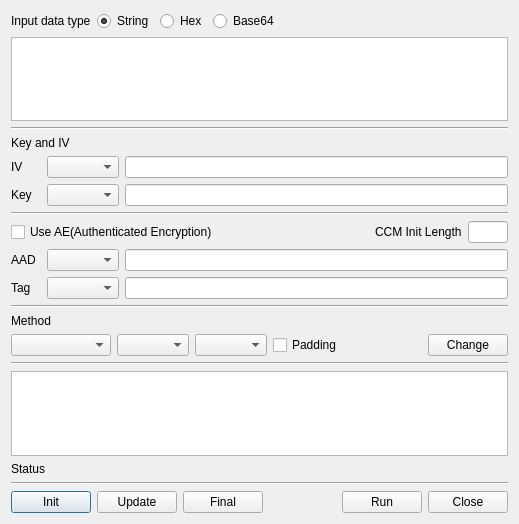
<?xml version="1.0" encoding="UTF-8"?>
<ui version="4.0">
 <class>EncDecDlg</class>
 <widget class="QDialog" name="EncDecDlg">
  <property name="geometry">
   <rect>
    <x>0</x>
    <y>0</y>
    <width>519</width>
    <height>524</height>
   </rect>
  </property>
  <property name="windowTitle">
   <string>Encrypt / Decrypt</string>
  </property>
  <layout class="QGridLayout" name="gridLayout">
   <item row="9" column="0" colspan="5">
    <layout class="QHBoxLayout" name="horizontalLayout_7">
     <item>
      <widget class="QLabel" name="label_6">
       <property name="minimumSize">
        <size>
         <width>30</width>
         <height>0</height>
        </size>
       </property>
       <property name="text">
        <string>AAD</string>
       </property>
      </widget>
     </item>
     <item>
      <widget class="QComboBox" name="mAADTypeCombo"/>
     </item>
     <item>
      <widget class="QLineEdit" name="mAADText"/>
     </item>
    </layout>
   </item>
   <item row="7" column="0" colspan="5">
    <widget class="Line" name="line_3">
     <property name="orientation">
      <enum>Qt::Horizontal</enum>
     </property>
    </widget>
   </item>
   <item row="18" column="0" colspan="5">
    <layout class="QHBoxLayout" name="horizontalLayout_6">
     <property name="topMargin">
      <number>0</number>
     </property>
     <item>
      <widget class="QPushButton" name="mInitBtn">
       <property name="text">
        <string>Init</string>
       </property>
      </widget>
     </item>
     <item>
      <widget class="QPushButton" name="mUpdateBtn">
       <property name="text">
        <string>Update</string>
       </property>
      </widget>
     </item>
     <item>
      <widget class="QPushButton" name="mFinalBtn">
       <property name="text">
        <string>Final</string>
       </property>
      </widget>
     </item>
     <item>
      <spacer name="horizontalSpacer_3">
       <property name="orientation">
        <enum>Qt::Horizontal</enum>
       </property>
       <property name="sizeHint" stdset="0">
        <size>
         <width>40</width>
         <height>20</height>
        </size>
       </property>
      </spacer>
     </item>
     <item>
      <widget class="QPushButton" name="mRunBtn">
       <property name="text">
        <string>Run</string>
       </property>
      </widget>
     </item>
     <item>
      <widget class="QPushButton" name="mCloseBtn">
       <property name="text">
        <string>Close</string>
       </property>
      </widget>
     </item>
    </layout>
   </item>
   <item row="4" column="0">
    <widget class="QLabel" name="label_5">
     <property name="text">
      <string>Key and IV</string>
     </property>
    </widget>
   </item>
   <item row="13" column="0" colspan="5">
    <layout class="QHBoxLayout" name="horizontalLayout_2">
     <item>
      <widget class="QComboBox" name="mAlgCombo">
       <property name="minimumSize">
        <size>
         <width>100</width>
         <height>0</height>
        </size>
       </property>
      </widget>
     </item>
     <item>
      <widget class="QComboBox" name="mOutputTypeCombo"/>
     </item>
     <item>
      <widget class="QComboBox" name="mMethodCombo"/>
     </item>
     <item>
      <widget class="QCheckBox" name="mPadCheck">
       <property name="text">
        <string>Padding</string>
       </property>
      </widget>
     </item>
     <item>
      <spacer name="horizontalSpacer_2">
       <property name="orientation">
        <enum>Qt::Horizontal</enum>
       </property>
       <property name="sizeHint" stdset="0">
        <size>
         <width>40</width>
         <height>20</height>
        </size>
       </property>
      </spacer>
     </item>
     <item>
      <widget class="QPushButton" name="mChangeBtn">
       <property name="text">
        <string>Change</string>
       </property>
      </widget>
     </item>
    </layout>
   </item>
   <item row="11" column="0" colspan="5">
    <widget class="Line" name="line_4">
     <property name="orientation">
      <enum>Qt::Horizontal</enum>
     </property>
    </widget>
   </item>
   <item row="14" column="0" colspan="5">
    <widget class="Line" name="line">
     <property name="orientation">
      <enum>Qt::Horizontal</enum>
     </property>
    </widget>
   </item>
   <item row="16" column="0" colspan="5">
    <widget class="QLabel" name="mStatusLabel">
     <property name="text">
      <string>Status</string>
     </property>
    </widget>
   </item>
   <item row="2" column="0" colspan="5">
    <widget class="QPlainTextEdit" name="mInputText"/>
   </item>
   <item row="1" column="0" colspan="5">
    <layout class="QHBoxLayout" name="horizontalLayout">
     <item>
      <widget class="QLabel" name="label_3">
       <property name="text">
        <string>Input data type</string>
       </property>
      </widget>
     </item>
     <item>
      <widget class="QRadioButton" name="mInputStringBtn">
       <property name="text">
        <string>String</string>
       </property>
       <property name="checked">
        <bool>true</bool>
       </property>
      </widget>
     </item>
     <item>
      <widget class="QRadioButton" name="mInputHexBtn">
       <property name="text">
        <string>Hex</string>
       </property>
      </widget>
     </item>
     <item>
      <widget class="QRadioButton" name="mInputBase64Btn">
       <property name="text">
        <string>Base64</string>
       </property>
      </widget>
     </item>
     <item>
      <spacer name="horizontalSpacer">
       <property name="orientation">
        <enum>Qt::Horizontal</enum>
       </property>
       <property name="sizeHint" stdset="0">
        <size>
         <width>40</width>
         <height>20</height>
        </size>
       </property>
      </spacer>
     </item>
    </layout>
   </item>
   <item row="8" column="0" colspan="5">
    <layout class="QGridLayout" name="gridLayout_2">
     <property name="topMargin">
      <number>0</number>
     </property>
     <item row="0" column="0">
      <widget class="QCheckBox" name="mUseAECheck">
       <property name="text">
        <string>Use AE(Authenticated Encryption)</string>
       </property>
      </widget>
     </item>
     <item row="0" column="3">
      <widget class="QLineEdit" name="mCCMInitLength">
       <property name="maximumSize">
        <size>
         <width>40</width>
         <height>16777215</height>
        </size>
       </property>
      </widget>
     </item>
     <item row="0" column="2">
      <widget class="QLabel" name="label_8">
       <property name="text">
        <string>CCM Init Length</string>
       </property>
      </widget>
     </item>
     <item row="0" column="1">
      <spacer name="horizontalSpacer_4">
       <property name="orientation">
        <enum>Qt::Horizontal</enum>
       </property>
       <property name="sizeHint" stdset="0">
        <size>
         <width>40</width>
         <height>20</height>
        </size>
       </property>
      </spacer>
     </item>
    </layout>
   </item>
   <item row="12" column="0">
    <widget class="QLabel" name="label_4">
     <property name="text">
      <string>Method</string>
     </property>
    </widget>
   </item>
   <item row="5" column="0" colspan="5">
    <layout class="QHBoxLayout" name="horizontalLayout_3">
     <item>
      <widget class="QLabel" name="label">
       <property name="minimumSize">
        <size>
         <width>30</width>
         <height>0</height>
        </size>
       </property>
       <property name="text">
        <string>IV</string>
       </property>
      </widget>
     </item>
     <item>
      <widget class="QComboBox" name="mIVTypeCombo"/>
     </item>
     <item>
      <widget class="QLineEdit" name="mIVText"/>
     </item>
    </layout>
   </item>
   <item row="10" column="0" colspan="5">
    <layout class="QHBoxLayout" name="horizontalLayout_8">
     <item>
      <widget class="QLabel" name="label_7">
       <property name="minimumSize">
        <size>
         <width>30</width>
         <height>0</height>
        </size>
       </property>
       <property name="text">
        <string>Tag</string>
       </property>
      </widget>
     </item>
     <item>
      <widget class="QComboBox" name="mTagTypeCombo"/>
     </item>
     <item>
      <widget class="QLineEdit" name="mTagText"/>
     </item>
    </layout>
   </item>
   <item row="15" column="0" colspan="5">
    <widget class="QPlainTextEdit" name="mOutputText"/>
   </item>
   <item row="3" column="0" colspan="5">
    <widget class="Line" name="line_2">
     <property name="orientation">
      <enum>Qt::Horizontal</enum>
     </property>
    </widget>
   </item>
   <item row="6" column="0" colspan="5">
    <layout class="QHBoxLayout" name="horizontalLayout_4">
     <item>
      <widget class="QLabel" name="label_2">
       <property name="minimumSize">
        <size>
         <width>30</width>
         <height>0</height>
        </size>
       </property>
       <property name="text">
        <string>Key</string>
       </property>
      </widget>
     </item>
     <item>
      <widget class="QComboBox" name="mKeyTypeCombo"/>
     </item>
     <item>
      <widget class="QLineEdit" name="mKeyText"/>
     </item>
    </layout>
   </item>
   <item row="17" column="0" colspan="5">
    <widget class="Line" name="line_5">
     <property name="orientation">
      <enum>Qt::Horizontal</enum>
     </property>
    </widget>
   </item>
  </layout>
 </widget>
 <tabstops>
  <tabstop>mInputStringBtn</tabstop>
  <tabstop>mInputHexBtn</tabstop>
  <tabstop>mInputBase64Btn</tabstop>
  <tabstop>mInputText</tabstop>
  <tabstop>mIVTypeCombo</tabstop>
  <tabstop>mIVText</tabstop>
  <tabstop>mKeyTypeCombo</tabstop>
  <tabstop>mKeyText</tabstop>
  <tabstop>mUseAECheck</tabstop>
  <tabstop>mCCMInitLength</tabstop>
  <tabstop>mAADTypeCombo</tabstop>
  <tabstop>mAADText</tabstop>
  <tabstop>mTagTypeCombo</tabstop>
  <tabstop>mTagText</tabstop>
  <tabstop>mAlgCombo</tabstop>
  <tabstop>mOutputTypeCombo</tabstop>
  <tabstop>mMethodCombo</tabstop>
  <tabstop>mPadCheck</tabstop>
  <tabstop>mChangeBtn</tabstop>
  <tabstop>mOutputText</tabstop>
  <tabstop>mInitBtn</tabstop>
  <tabstop>mUpdateBtn</tabstop>
  <tabstop>mFinalBtn</tabstop>
  <tabstop>mRunBtn</tabstop>
  <tabstop>mCloseBtn</tabstop>
 </tabstops>
 <resources/>
 <connections/>
</ui>
